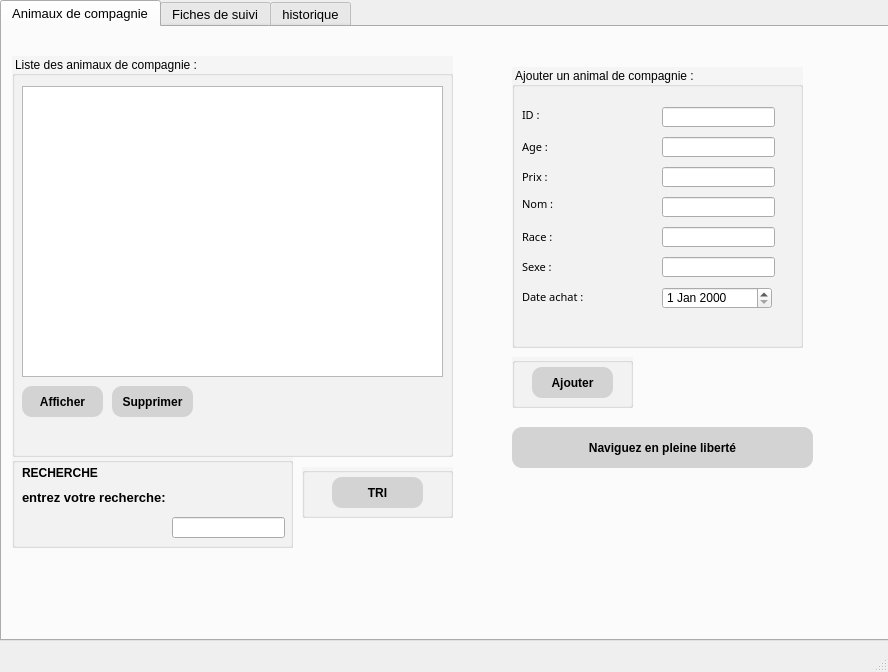
<?xml version="1.0" encoding="UTF-8"?>
<ui version="4.0">
 <class>MainWindow</class>
 <widget class="QMainWindow" name="MainWindow">
  <property name="geometry">
   <rect>
    <x>0</x>
    <y>0</y>
    <width>888</width>
    <height>672</height>
   </rect>
  </property>
  <property name="windowTitle">
   <string>MainWindow</string>
  </property>
  <widget class="QWidget" name="centralwidget">
   <widget class="QTabWidget" name="tabWidget">
    <property name="geometry">
     <rect>
      <x>0</x>
      <y>0</y>
      <width>911</width>
      <height>641</height>
     </rect>
    </property>
    <property name="font">
     <font>
      <pointsize>10</pointsize>
     </font>
    </property>
    <property name="currentIndex">
     <number>0</number>
    </property>
    <widget class="QWidget" name="tab">
     <attribute name="title">
      <string>Animaux de compagnie</string>
     </attribute>
     <widget class="QLabel" name="label_animal">
      <property name="geometry">
       <rect>
        <x>70</x>
        <y>10</y>
        <width>47</width>
        <height>14</height>
       </rect>
      </property>
      <property name="text">
       <string/>
      </property>
     </widget>
     <widget class="QGroupBox" name="groupBox_5">
      <property name="geometry">
       <rect>
        <x>510</x>
        <y>40</y>
        <width>291</width>
        <height>281</height>
       </rect>
      </property>
      <property name="styleSheet">
       <string notr="true">QGroupBox{background-color:whitesmoke;
font: 87 9pt &quot;Arial Black&quot;;
 }
</string>
      </property>
      <property name="title">
       <string>Ajouter un animal de compagnie :</string>
      </property>
      <widget class="QLineEdit" name="lineEdit_id">
       <property name="geometry">
        <rect>
         <x>150</x>
         <y>40</y>
         <width>113</width>
         <height>20</height>
        </rect>
       </property>
      </widget>
      <widget class="QLabel" name="label_id">
       <property name="geometry">
        <rect>
         <x>10</x>
         <y>40</y>
         <width>31</width>
         <height>16</height>
        </rect>
       </property>
       <property name="font">
        <font>
         <family>Arial Black</family>
         <pointsize>8</pointsize>
         <weight>10</weight>
         <italic>false</italic>
         <bold>false</bold>
        </font>
       </property>
       <property name="styleSheet">
        <string notr="true">font: 87 8pt &quot;Arial Black&quot;;</string>
       </property>
       <property name="text">
        <string>ID : </string>
       </property>
      </widget>
      <widget class="QLabel" name="label_age">
       <property name="geometry">
        <rect>
         <x>10</x>
         <y>70</y>
         <width>41</width>
         <height>20</height>
        </rect>
       </property>
       <property name="font">
        <font>
         <family>Arial Black</family>
         <pointsize>8</pointsize>
         <weight>10</weight>
         <italic>false</italic>
         <bold>false</bold>
        </font>
       </property>
       <property name="styleSheet">
        <string notr="true">font: 87 8pt &quot;Arial Black&quot;;</string>
       </property>
       <property name="text">
        <string>Age :</string>
       </property>
      </widget>
      <widget class="QLabel" name="label_prix">
       <property name="geometry">
        <rect>
         <x>10</x>
         <y>100</y>
         <width>51</width>
         <height>20</height>
        </rect>
       </property>
       <property name="font">
        <font>
         <family>Arial Black</family>
         <pointsize>8</pointsize>
         <weight>10</weight>
         <italic>false</italic>
         <bold>false</bold>
        </font>
       </property>
       <property name="styleSheet">
        <string notr="true">font: 87 8pt &quot;Arial Black&quot;;</string>
       </property>
       <property name="text">
        <string>Prix :</string>
       </property>
      </widget>
      <widget class="QLabel" name="label_nom">
       <property name="geometry">
        <rect>
         <x>10</x>
         <y>130</y>
         <width>47</width>
         <height>13</height>
        </rect>
       </property>
       <property name="font">
        <font>
         <family>Arial Black</family>
         <pointsize>8</pointsize>
         <weight>10</weight>
         <italic>false</italic>
         <bold>false</bold>
        </font>
       </property>
       <property name="styleSheet">
        <string notr="true">font: 87 8pt &quot;Arial Black&quot;;</string>
       </property>
       <property name="text">
        <string>Nom :</string>
       </property>
      </widget>
      <widget class="QLabel" name="label_race">
       <property name="geometry">
        <rect>
         <x>10</x>
         <y>160</y>
         <width>51</width>
         <height>20</height>
        </rect>
       </property>
       <property name="font">
        <font>
         <family>Arial Black</family>
         <pointsize>8</pointsize>
         <weight>10</weight>
         <italic>false</italic>
         <bold>false</bold>
        </font>
       </property>
       <property name="styleSheet">
        <string notr="true">font: 87 8pt &quot;Arial Black&quot;;</string>
       </property>
       <property name="text">
        <string>Race :</string>
       </property>
      </widget>
      <widget class="QLabel" name="label_sexe">
       <property name="geometry">
        <rect>
         <x>10</x>
         <y>190</y>
         <width>51</width>
         <height>20</height>
        </rect>
       </property>
       <property name="font">
        <font>
         <family>Arial Black</family>
         <pointsize>8</pointsize>
         <weight>10</weight>
         <italic>false</italic>
         <bold>false</bold>
        </font>
       </property>
       <property name="styleSheet">
        <string notr="true">font: 87 8pt &quot;Arial Black&quot;;</string>
       </property>
       <property name="text">
        <string>Sexe :</string>
       </property>
      </widget>
      <widget class="QLabel" name="label_date">
       <property name="geometry">
        <rect>
         <x>10</x>
         <y>220</y>
         <width>81</width>
         <height>20</height>
        </rect>
       </property>
       <property name="font">
        <font>
         <family>Arial Black</family>
         <pointsize>8</pointsize>
         <weight>10</weight>
         <italic>false</italic>
         <bold>false</bold>
        </font>
       </property>
       <property name="styleSheet">
        <string notr="true">font: 87 8pt &quot;Arial Black&quot;;</string>
       </property>
       <property name="text">
        <string>Date achat :</string>
       </property>
      </widget>
      <widget class="QLineEdit" name="lineEdit_age">
       <property name="geometry">
        <rect>
         <x>150</x>
         <y>70</y>
         <width>113</width>
         <height>20</height>
        </rect>
       </property>
      </widget>
      <widget class="QLineEdit" name="lineEdit_prix">
       <property name="geometry">
        <rect>
         <x>150</x>
         <y>100</y>
         <width>113</width>
         <height>20</height>
        </rect>
       </property>
      </widget>
      <widget class="QDateEdit" name="date_achat">
       <property name="geometry">
        <rect>
         <x>150</x>
         <y>220</y>
         <width>110</width>
         <height>22</height>
        </rect>
       </property>
      </widget>
      <widget class="QLineEdit" name="lineEdit_nom">
       <property name="geometry">
        <rect>
         <x>150</x>
         <y>130</y>
         <width>113</width>
         <height>20</height>
        </rect>
       </property>
      </widget>
      <widget class="QLineEdit" name="lineEdit_race">
       <property name="geometry">
        <rect>
         <x>150</x>
         <y>160</y>
         <width>113</width>
         <height>20</height>
        </rect>
       </property>
      </widget>
      <widget class="QLineEdit" name="lineEdit_sexe">
       <property name="geometry">
        <rect>
         <x>150</x>
         <y>190</y>
         <width>113</width>
         <height>20</height>
        </rect>
       </property>
      </widget>
     </widget>
     <widget class="QLabel" name="label_p_3">
      <property name="geometry">
       <rect>
        <x>510</x>
        <y>400</y>
        <width>351</width>
        <height>51</height>
       </rect>
      </property>
      <property name="styleSheet">
       <string notr="true">QPushButton{
    background-color: lightgrey;
    color: rgb(0, 0, 0);
    border: rgba(0, 0, 0, .175)solid 3px;
    width: 70%;
    border-radius: 10px;
    box-shadow: 10px inset whitesmoke;
    padding:inherit; 
    font-size: 12px;
    font-family: Arial, Helvetica, sans-serif;
    font-weight:bold;
    text-align: center ;
    line-height: 5ex;   }
QPushButton::hover{background-color:pink;}
QPushButton::pressed{background-color:lime;}</string>
      </property>
      <property name="text">
       <string/>
      </property>
     </widget>
     <widget class="QGroupBox" name="groupBox_6">
      <property name="geometry">
       <rect>
        <x>10</x>
        <y>29</y>
        <width>441</width>
        <height>401</height>
       </rect>
      </property>
      <property name="styleSheet">
       <string notr="true">QGroupBox{background-color:whitesmoke;
font: 87 9pt &quot;Arial Black&quot;;
 }
</string>
      </property>
      <property name="title">
       <string>Liste des animaux de compagnie :</string>
      </property>
      <widget class="QTableView" name="tableView">
       <property name="geometry">
        <rect>
         <x>10</x>
         <y>30</y>
         <width>421</width>
         <height>291</height>
        </rect>
       </property>
      </widget>
      <widget class="QPushButton" name="Afficher">
       <property name="geometry">
        <rect>
         <x>10</x>
         <y>330</y>
         <width>81</width>
         <height>31</height>
        </rect>
       </property>
       <property name="font">
        <font>
         <family>Arial</family>
         <pointsize>-1</pointsize>
         <weight>75</weight>
         <bold>true</bold>
        </font>
       </property>
       <property name="styleSheet">
        <string notr="true">QPushButton{
    background-color: lightgrey;
    color: rgb(0, 0, 0);
    border: rgba(0, 0, 0, .175)solid 3px;
    width: 70%;
    border-radius: 10px;
    box-shadow: 10px inset whitesmoke;
    padding:inherit; 
    font-size: 12px;
    font-family: Arial, Helvetica, sans-serif;
    font-weight:bold;
    text-align: center ;
    line-height: 5ex;   }
QPushButton::hover{background-color:pink;}
QPushButton::pressed{background-color:lime;}</string>
       </property>
       <property name="text">
        <string>Afficher</string>
       </property>
      </widget>
      <widget class="QPushButton" name="Supprimer">
       <property name="geometry">
        <rect>
         <x>100</x>
         <y>330</y>
         <width>81</width>
         <height>31</height>
        </rect>
       </property>
       <property name="font">
        <font>
         <family>Arial</family>
         <pointsize>-1</pointsize>
         <weight>75</weight>
         <bold>true</bold>
        </font>
       </property>
       <property name="styleSheet">
        <string notr="true">QPushButton{
    background-color: lightgrey;
    color: rgb(0, 0, 0);
    border: rgba(0, 0, 0, .175)solid 3px;
    width: 70%;
    border-radius: 10px;
    box-shadow: 10px inset whitesmoke;
    padding:inherit; 
    font-size: 12px;
    font-family: Arial, Helvetica, sans-serif;
    font-weight:bold;
    text-align: center ;
    line-height: 5ex;   }
QPushButton::hover{background-color:pink;}
QPushButton::pressed{background-color:lime;}</string>
       </property>
       <property name="text">
        <string>Supprimer</string>
       </property>
      </widget>
     </widget>
     <widget class="QGroupBox" name="groupBox_7">
      <property name="geometry">
       <rect>
        <x>300</x>
        <y>440</y>
        <width>151</width>
        <height>51</height>
       </rect>
      </property>
      <property name="styleSheet">
       <string notr="true">QGroupBox{background-color:whitesmoke;}</string>
      </property>
      <property name="title">
       <string/>
      </property>
      <widget class="QPushButton" name="Tr_Animal">
       <property name="geometry">
        <rect>
         <x>30</x>
         <y>10</y>
         <width>91</width>
         <height>31</height>
        </rect>
       </property>
       <property name="font">
        <font>
         <family>Arial</family>
         <pointsize>-1</pointsize>
         <weight>75</weight>
         <bold>true</bold>
        </font>
       </property>
       <property name="styleSheet">
        <string notr="true">QPushButton{
    background-color: lightgrey;
    color: rgb(0, 0, 0);
    border: rgba(0, 0, 0, .175)solid 3px;
    width: 70%;
    border-radius: 10px;
    box-shadow: 10px inset whitesmoke;
    padding:inherit; 
    font-size: 12px;
    font-family: Arial, Helvetica, sans-serif;
    font-weight:bold;
    text-align: center ;
    line-height: 5ex;   }
QPushButton::hover{background-color:pink;}
QPushButton::pressed{background-color:lime;}
</string>
       </property>
       <property name="text">
        <string>TRI</string>
       </property>
      </widget>
     </widget>
     <widget class="QGroupBox" name="groupBox_8">
      <property name="geometry">
       <rect>
        <x>10</x>
        <y>430</y>
        <width>281</width>
        <height>91</height>
       </rect>
      </property>
      <property name="styleSheet">
       <string notr="true">QGroupBox{background-color:whitesmoke;}</string>
      </property>
      <property name="title">
       <string/>
      </property>
      <widget class="QLabel" name="label_3">
       <property name="geometry">
        <rect>
         <x>10</x>
         <y>0</y>
         <width>91</width>
         <height>31</height>
        </rect>
       </property>
       <property name="font">
        <font>
         <pointsize>9</pointsize>
         <weight>75</weight>
         <bold>true</bold>
        </font>
       </property>
       <property name="styleSheet">
        <string notr="true">QPushButton{
    background-color: lightgrey;
    color: rgb(0, 0, 0);
    border: rgba(0, 0, 0, .175)solid 3px;
    width: 70%;
    border-radius: 10px;
    box-shadow: 10px inset whitesmoke;
    padding:inherit; 
    font-size: 12px;
    font-family: Arial, Helvetica, sans-serif;
    font-weight:bold;
    text-align: center ;
    line-height: 5ex;   }
QPushButton::hover{background-color:pink;}
QPushButton::pressed{background-color:lime;}
</string>
       </property>
       <property name="text">
        <string>RECHERCHE</string>
       </property>
      </widget>
      <widget class="QLabel" name="label_critere">
       <property name="geometry">
        <rect>
         <x>10</x>
         <y>30</y>
         <width>171</width>
         <height>20</height>
        </rect>
       </property>
       <property name="font">
        <font>
         <pointsize>10</pointsize>
         <weight>75</weight>
         <bold>true</bold>
        </font>
       </property>
       <property name="text">
        <string>entrez votre recherche:</string>
       </property>
      </widget>
      <widget class="QLineEdit" name="txt_recherche_animal">
       <property name="geometry">
        <rect>
         <x>160</x>
         <y>60</y>
         <width>113</width>
         <height>21</height>
        </rect>
       </property>
      </widget>
     </widget>
     <widget class="QGroupBox" name="groupBox_9">
      <property name="geometry">
       <rect>
        <x>510</x>
        <y>330</y>
        <width>121</width>
        <height>51</height>
       </rect>
      </property>
      <property name="styleSheet">
       <string notr="true">QGroupBox{background-color:whitesmoke;}</string>
      </property>
      <property name="title">
       <string/>
      </property>
      <widget class="QPushButton" name="Ajouter">
       <property name="geometry">
        <rect>
         <x>20</x>
         <y>10</y>
         <width>81</width>
         <height>31</height>
        </rect>
       </property>
       <property name="font">
        <font>
         <family>Arial</family>
         <pointsize>-1</pointsize>
         <weight>75</weight>
         <bold>true</bold>
        </font>
       </property>
       <property name="styleSheet">
        <string notr="true">QPushButton{
    background-color: lightgrey;
    color: rgb(0, 0, 0);
    border: rgba(0, 0, 0, .175)solid 3px;
    width: 70%;
    border-radius: 10px;
    box-shadow: 10px inset whitesmoke;
    padding:inherit; 
    font-size: 12px;
    font-family: Arial, Helvetica, sans-serif;
    font-weight:bold;
    text-align: center ;
    line-height: 5ex;   }
QPushButton::hover{background-color:pink;}
QPushButton::pressed{background-color:lime;}
</string>
       </property>
       <property name="text">
        <string>Ajouter</string>
       </property>
      </widget>
     </widget>
     <widget class="QPushButton" name="pushButton">
      <property name="geometry">
       <rect>
        <x>510</x>
        <y>400</y>
        <width>301</width>
        <height>41</height>
       </rect>
      </property>
      <property name="styleSheet">
       <string notr="true">QPushButton{
    background-color: lightgrey;
    color: rgb(0, 0, 0);
    border: rgba(0, 0, 0, .175)solid 3px;
    width: 70%;
    border-radius: 10px;
    box-shadow: 10px inset whitesmoke;
    padding:inherit; 
    font-size: 12px;
    font-family: Arial, Helvetica, sans-serif;
    font-weight:bold;
    text-align: center ;
    line-height: 5ex;   }
QPushButton::hover{background-color:pink;}
QPushButton::pressed{background-color:lime;}</string>
      </property>
      <property name="text">
       <string>Naviguez en pleine liberté</string>
      </property>
     </widget>
     <zorder>groupBox_8</zorder>
     <zorder>groupBox_7</zorder>
     <zorder>groupBox_6</zorder>
     <zorder>groupBox_5</zorder>
     <zorder>label_animal</zorder>
     <zorder>label_p_3</zorder>
     <zorder>groupBox_9</zorder>
     <zorder>pushButton</zorder>
    </widget>
    <widget class="QWidget" name="a">
     <attribute name="title">
      <string>Fiches de suivi</string>
     </attribute>
     <widget class="QPushButton" name="Ajouter_FICHE">
      <property name="geometry">
       <rect>
        <x>530</x>
        <y>330</y>
        <width>81</width>
        <height>31</height>
       </rect>
      </property>
      <property name="font">
       <font>
        <family>Arial</family>
        <pointsize>-1</pointsize>
        <weight>75</weight>
        <bold>true</bold>
       </font>
      </property>
      <property name="styleSheet">
       <string notr="true">QPushButton{
    background-color: lightgrey;
    color: rgb(0, 0, 0);
    border: rgba(0, 0, 0, .175)solid 3px;
    width: 70%;
    border-radius: 10px;
    box-shadow: 10px inset whitesmoke;
    padding:inherit; 
    font-size: 12px;
    font-family: Arial, Helvetica, sans-serif;
    font-weight:bold;
    text-align: center ;
    line-height: 5ex;   }
QPushButton::hover{background-color:pink;}
QPushButton::pressed{background-color:lime;}</string>
      </property>
      <property name="text">
       <string>Ajouter</string>
      </property>
     </widget>
     <widget class="QLabel" name="label_p">
      <property name="geometry">
       <rect>
        <x>520</x>
        <y>390</y>
        <width>351</width>
        <height>211</height>
       </rect>
      </property>
      <property name="text">
       <string/>
      </property>
     </widget>
     <widget class="QLabel" name="label_p_2">
      <property name="geometry">
       <rect>
        <x>860</x>
        <y>300</y>
        <width>551</width>
        <height>331</height>
       </rect>
      </property>
      <property name="text">
       <string/>
      </property>
     </widget>
     <widget class="QGroupBox" name="groupBox">
      <property name="geometry">
       <rect>
        <x>530</x>
        <y>40</y>
        <width>321</width>
        <height>281</height>
       </rect>
      </property>
      <property name="styleSheet">
       <string notr="true">QGroupBox{background-color:whitesmoke;
font: 87 9pt &quot;Arial Black&quot;;
 }

</string>
      </property>
      <property name="title">
       <string>Ajouter une fiche de suivi :</string>
      </property>
      <widget class="QLineEdit" name="nom_maladie">
       <property name="geometry">
        <rect>
         <x>200</x>
         <y>240</y>
         <width>113</width>
         <height>20</height>
        </rect>
       </property>
      </widget>
      <widget class="QLabel" name="label_7">
       <property name="geometry">
        <rect>
         <x>10</x>
         <y>240</y>
         <width>141</width>
         <height>20</height>
        </rect>
       </property>
       <property name="font">
        <font>
         <family>Arial Black</family>
         <pointsize>8</pointsize>
         <weight>10</weight>
         <italic>false</italic>
         <bold>false</bold>
        </font>
       </property>
       <property name="styleSheet">
        <string notr="true">font: 87 8pt &quot;Arial Black&quot;;</string>
       </property>
       <property name="text">
        <string>Nom de la maladie :</string>
       </property>
      </widget>
      <widget class="QLabel" name="label_6">
       <property name="geometry">
        <rect>
         <x>10</x>
         <y>210</y>
         <width>51</width>
         <height>20</height>
        </rect>
       </property>
       <property name="font">
        <font>
         <family>Arial Black</family>
         <pointsize>8</pointsize>
         <weight>10</weight>
         <italic>false</italic>
         <bold>false</bold>
        </font>
       </property>
       <property name="styleSheet">
        <string notr="true">font: 87 8pt &quot;Arial Black&quot;;</string>
       </property>
       <property name="text">
        <string>Etat :</string>
       </property>
      </widget>
      <widget class="QLineEdit" name="etat_text">
       <property name="geometry">
        <rect>
         <x>200</x>
         <y>210</y>
         <width>113</width>
         <height>20</height>
        </rect>
       </property>
      </widget>
      <widget class="QLabel" name="label_nom_4">
       <property name="geometry">
        <rect>
         <x>10</x>
         <y>180</y>
         <width>101</width>
         <height>20</height>
        </rect>
       </property>
       <property name="font">
        <font>
         <family>Arial Black</family>
         <pointsize>8</pointsize>
         <weight>10</weight>
         <italic>false</italic>
         <bold>false</bold>
        </font>
       </property>
       <property name="styleSheet">
        <string notr="true">font: 87 8pt &quot;Arial Black&quot;;</string>
       </property>
       <property name="text">
        <string>ID animal : </string>
       </property>
      </widget>
      <widget class="QLineEdit" name="lineEdit_id_animal_fiche">
       <property name="geometry">
        <rect>
         <x>200</x>
         <y>180</y>
         <width>113</width>
         <height>20</height>
        </rect>
       </property>
      </widget>
      <widget class="QLabel" name="label_nom_3">
       <property name="geometry">
        <rect>
         <x>10</x>
         <y>150</y>
         <width>141</width>
         <height>20</height>
        </rect>
       </property>
       <property name="font">
        <font>
         <family>Arial Black</family>
         <pointsize>8</pointsize>
         <weight>10</weight>
         <italic>false</italic>
         <bold>false</bold>
        </font>
       </property>
       <property name="styleSheet">
        <string notr="true">font: 87 8pt &quot;Arial Black&quot;;</string>
       </property>
       <property name="text">
        <string>Date de vaccin :</string>
       </property>
      </widget>
      <widget class="QDateEdit" name="date_fiche">
       <property name="geometry">
        <rect>
         <x>200</x>
         <y>150</y>
         <width>110</width>
         <height>22</height>
        </rect>
       </property>
      </widget>
      <widget class="QLabel" name="label_nom_2">
       <property name="geometry">
        <rect>
         <x>10</x>
         <y>120</y>
         <width>171</width>
         <height>20</height>
        </rect>
       </property>
       <property name="font">
        <font>
         <family>Arial Black</family>
         <pointsize>8</pointsize>
         <weight>10</weight>
         <italic>false</italic>
         <bold>false</bold>
        </font>
       </property>
       <property name="styleSheet">
        <string notr="true">font: 87 8pt &quot;Arial Black&quot;;</string>
       </property>
       <property name="text">
        <string>Nombre de consultation :</string>
       </property>
      </widget>
      <widget class="QLineEdit" name="lineEdit_nbr_fiche">
       <property name="geometry">
        <rect>
         <x>200</x>
         <y>120</y>
         <width>113</width>
         <height>20</height>
        </rect>
       </property>
      </widget>
      <widget class="QLineEdit" name="lineEdit_taille_fiche">
       <property name="geometry">
        <rect>
         <x>200</x>
         <y>90</y>
         <width>113</width>
         <height>20</height>
        </rect>
       </property>
      </widget>
      <widget class="QLabel" name="label_prix_2">
       <property name="geometry">
        <rect>
         <x>10</x>
         <y>90</y>
         <width>61</width>
         <height>20</height>
        </rect>
       </property>
       <property name="font">
        <font>
         <family>Arial Black</family>
         <pointsize>8</pointsize>
         <weight>10</weight>
         <italic>false</italic>
         <bold>false</bold>
        </font>
       </property>
       <property name="styleSheet">
        <string notr="true">font: 87 8pt &quot;Arial Black&quot;;</string>
       </property>
       <property name="text">
        <string>Taille : </string>
       </property>
      </widget>
      <widget class="QLabel" name="label_4">
       <property name="geometry">
        <rect>
         <x>10</x>
         <y>60</y>
         <width>61</width>
         <height>20</height>
        </rect>
       </property>
       <property name="font">
        <font>
         <family>Arial Black</family>
         <pointsize>8</pointsize>
         <weight>10</weight>
         <italic>false</italic>
         <bold>false</bold>
        </font>
       </property>
       <property name="styleSheet">
        <string notr="true">font: 87 8pt &quot;Arial Black&quot;;</string>
       </property>
       <property name="text">
        <string>Poids : </string>
       </property>
      </widget>
      <widget class="QLineEdit" name="lineEdit_poid_fiche">
       <property name="geometry">
        <rect>
         <x>200</x>
         <y>60</y>
         <width>113</width>
         <height>20</height>
        </rect>
       </property>
      </widget>
      <widget class="QLineEdit" name="lineEdit_id_Fiche_animal">
       <property name="geometry">
        <rect>
         <x>200</x>
         <y>30</y>
         <width>113</width>
         <height>20</height>
        </rect>
       </property>
      </widget>
      <widget class="QLabel" name="label_id_2">
       <property name="geometry">
        <rect>
         <x>10</x>
         <y>30</y>
         <width>47</width>
         <height>13</height>
        </rect>
       </property>
       <property name="font">
        <font>
         <family>Arial Black</family>
         <pointsize>8</pointsize>
         <weight>10</weight>
         <italic>false</italic>
         <bold>false</bold>
        </font>
       </property>
       <property name="styleSheet">
        <string notr="true">font: 87 8pt &quot;Arial Black&quot;;</string>
       </property>
       <property name="text">
        <string>ID : </string>
       </property>
      </widget>
     </widget>
     <widget class="QGroupBox" name="groupBox_2">
      <property name="geometry">
       <rect>
        <x>10</x>
        <y>20</y>
        <width>441</width>
        <height>381</height>
       </rect>
      </property>
      <property name="styleSheet">
       <string notr="true">QGroupBox{background-color:whitesmoke;
font: 87 9pt &quot;Arial Black&quot;;
 }

</string>
      </property>
      <property name="title">
       <string>Liste des fiches de suivi : </string>
      </property>
      <widget class="QTableView" name="tableView_2">
       <property name="geometry">
        <rect>
         <x>10</x>
         <y>30</y>
         <width>421</width>
         <height>301</height>
        </rect>
       </property>
      </widget>
      <widget class="QPushButton" name="Supprimer_fiche">
       <property name="geometry">
        <rect>
         <x>10</x>
         <y>340</y>
         <width>81</width>
         <height>31</height>
        </rect>
       </property>
       <property name="font">
        <font>
         <family>Arial</family>
         <pointsize>-1</pointsize>
         <weight>75</weight>
         <bold>true</bold>
        </font>
       </property>
       <property name="styleSheet">
        <string notr="true">QPushButton{
    background-color: lightgrey;
    color: rgb(0, 0, 0);
    border: rgba(0, 0, 0, .175)solid 3px;
    width: 70%;
    border-radius: 10px;
    box-shadow: 10px inset whitesmoke;
    padding:inherit; 
    font-size: 12px;
    font-family: Arial, Helvetica, sans-serif;
    font-weight:bold;
    text-align: center ;
    line-height: 5ex;   }
QPushButton::hover{background-color:pink;}
QPushButton::pressed{background-color:lime;}</string>
       </property>
       <property name="text">
        <string>Supprimer</string>
       </property>
      </widget>
      <widget class="QPushButton" name="Afficher_Fiche">
       <property name="geometry">
        <rect>
         <x>100</x>
         <y>340</y>
         <width>81</width>
         <height>31</height>
        </rect>
       </property>
       <property name="font">
        <font>
         <family>Arial</family>
         <pointsize>-1</pointsize>
         <weight>75</weight>
         <bold>true</bold>
        </font>
       </property>
       <property name="styleSheet">
        <string notr="true">QPushButton{
    background-color: lightgrey;
    color: rgb(0, 0, 0);
    border: rgba(0, 0, 0, .175)solid 3px;
    width: 70%;
    border-radius: 10px;
    box-shadow: 10px inset whitesmoke;
    padding:inherit; 
    font-size: 12px;
    font-family: Arial, Helvetica, sans-serif;
    font-weight:bold;
    text-align: center ;
    line-height: 5ex;   }
QPushButton::hover{background-color:pink;}
QPushButton::pressed{background-color:lime;}</string>
       </property>
       <property name="text">
        <string>Afficher</string>
       </property>
      </widget>
     </widget>
     <widget class="QGroupBox" name="groupBox_3">
      <property name="geometry">
       <rect>
        <x>320</x>
        <y>410</y>
        <width>131</width>
        <height>41</height>
       </rect>
      </property>
      <property name="styleSheet">
       <string notr="true">QGroupBox{background-color:whitesmoke;
font: 87 9pt &quot;Arial Black&quot;;
 }</string>
      </property>
      <property name="title">
       <string/>
      </property>
      <widget class="QPushButton" name="PDF">
       <property name="geometry">
        <rect>
         <x>20</x>
         <y>10</y>
         <width>91</width>
         <height>21</height>
        </rect>
       </property>
       <property name="font">
        <font>
         <family>Arial</family>
         <pointsize>-1</pointsize>
         <weight>75</weight>
         <italic>false</italic>
         <bold>true</bold>
        </font>
       </property>
       <property name="styleSheet">
        <string notr="true">QPushButton{
    background-color: lightgrey;
    color: rgb(0, 0, 0);
    border: rgba(0, 0, 0, .175)solid 3px;
    width: 70%;
    border-radius: 10px;
    box-shadow: 10px inset whitesmoke;
    padding:inherit; 
    font-size: 12px;
    font-family: Arial, Helvetica, sans-serif;
    font-weight:bold;
    text-align: center ;
    line-height: 5ex;  
  
}
QPushButton::hover{background-color:pink;}
QPushButton::pressed{background-color:lime;}
</string>
       </property>
       <property name="text">
        <string>PDF</string>
       </property>
      </widget>
     </widget>
     <widget class="QGroupBox" name="groupBox_4">
      <property name="geometry">
       <rect>
        <x>519</x>
        <y>29</y>
        <width>341</width>
        <height>351</height>
       </rect>
      </property>
      <property name="styleSheet">
       <string notr="true">QGroupBox{background-color:whitesmoke;
}</string>
      </property>
      <property name="title">
       <string/>
      </property>
     </widget>
     <zorder>groupBox_4</zorder>
     <zorder>groupBox_2</zorder>
     <zorder>groupBox</zorder>
     <zorder>label_p</zorder>
     <zorder>Ajouter_FICHE</zorder>
     <zorder>label_p_2</zorder>
     <zorder>groupBox_3</zorder>
    </widget>
    <widget class="QWidget" name="tab_2">
     <attribute name="title">
      <string>historique</string>
     </attribute>
     <widget class="QComboBox" name="comboBox">
      <property name="geometry">
       <rect>
        <x>20</x>
        <y>10</y>
        <width>141</width>
        <height>22</height>
       </rect>
      </property>
      <item>
       <property name="text">
        <string>Tout</string>
       </property>
      </item>
      <item>
       <property name="text">
        <string>Historique d'ajout</string>
       </property>
      </item>
      <item>
       <property name="text">
        <string>Historique de suppression</string>
       </property>
      </item>
     </widget>
     <widget class="QComboBox" name="comboBox_2">
      <property name="geometry">
       <rect>
        <x>150</x>
        <y>440</y>
        <width>141</width>
        <height>22</height>
       </rect>
      </property>
      <property name="styleSheet">
       <string notr="true"/>
      </property>
      <item>
       <property name="text">
        <string>Dernières 24 heures</string>
       </property>
      </item>
      <item>
       <property name="text">
        <string>7 derniers jours</string>
       </property>
      </item>
      <item>
       <property name="text">
        <string>4 dernières semaines</string>
       </property>
      </item>
      <item>
       <property name="text">
        <string>Toutes les données</string>
       </property>
      </item>
     </widget>
     <widget class="QPushButton" name="pushButton_2">
      <property name="geometry">
       <rect>
        <x>640</x>
        <y>440</y>
        <width>91</width>
        <height>31</height>
       </rect>
      </property>
      <property name="styleSheet">
       <string notr="true">QPushButton{
    background-color: lightgrey;
    color: rgb(0, 0, 0);
    border: rgba(0, 0, 0, .175)solid 3px;
    width: 70%;
    border-radius: 10px;
    box-shadow: 10px inset whitesmoke;
    padding:inherit; 
    font-size: 12px;
    font-family: Arial, Helvetica, sans-serif;
    font-weight:bold;
    text-align: center ;
    line-height: 5ex;  
  
}
QPushButton::hover{background-color:pink;}
QPushButton::pressed{background-color:lime;}
</string>
      </property>
      <property name="text">
       <string>Supprimer</string>
      </property>
     </widget>
     <widget class="QListView" name="listView">
      <property name="geometry">
       <rect>
        <x>20</x>
        <y>50</y>
        <width>711</width>
        <height>381</height>
       </rect>
      </property>
     </widget>
     <widget class="QLabel" name="label">
      <property name="geometry">
       <rect>
        <x>30</x>
        <y>440</y>
        <width>101</width>
        <height>16</height>
       </rect>
      </property>
      <property name="font">
       <font>
        <family>Arial Black</family>
        <pointsize>9</pointsize>
        <weight>10</weight>
        <italic>false</italic>
        <bold>false</bold>
       </font>
      </property>
      <property name="styleSheet">
       <string notr="true">font: 87 9pt &quot;Arial Black&quot;;</string>
      </property>
      <property name="text">
       <string>Periode :</string>
      </property>
     </widget>
    </widget>
   </widget>
  </widget>
  <widget class="QMenuBar" name="menubar">
   <property name="geometry">
    <rect>
     <x>0</x>
     <y>0</y>
     <width>888</width>
     <height>22</height>
    </rect>
   </property>
  </widget>
  <widget class="QStatusBar" name="statusbar"/>
 </widget>
 <resources/>
 <connections/>
</ui>
